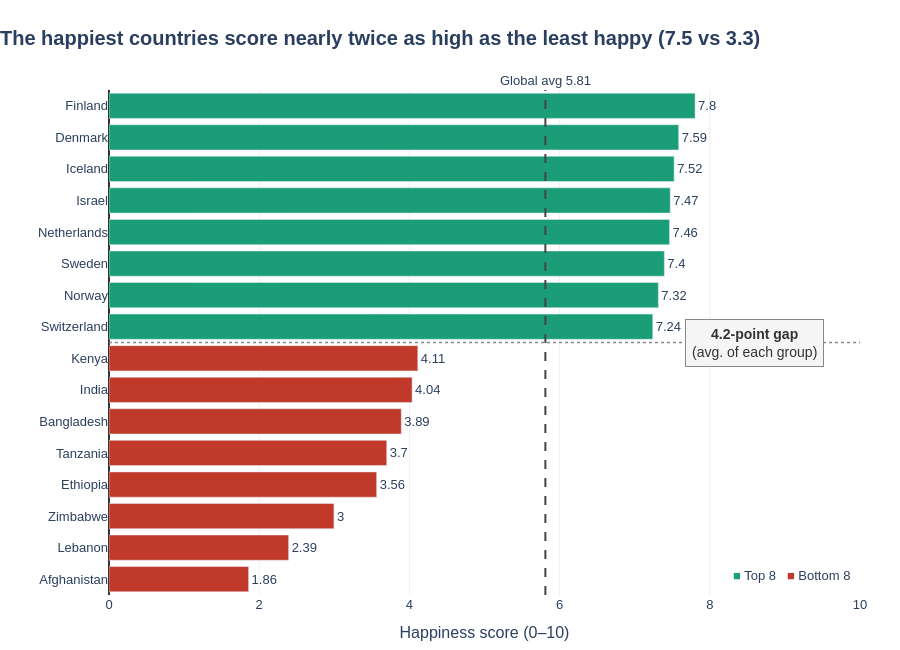

This figure's notebook cell:
### Markdown cell above
---
## Task 2 — Bottom vs. Top: A Contrast Story

**What to build:** A bar chart that highlights the **gap between the happiest and least happy countries**, focusing on a specific insight.

**Requirements:**
- Show the **top 8 AND bottom 8 countries** together (16 bars total)
- Use **colour** to distinguish the two groups (not Plotly's default rainbow)
- Add a **visual separator or annotation** that emphasises the gap
- Insight title that tells the story of the gap

**Hint:** Use `pd.concat([df.nlargest(8,'Happiness_Score'), df.nsmallest(8,'Happiness_Score')])` to get both groups.

**Stretch goal:** Add a vertical reference line showing the global average.

### Code cell
# Task 2: Top 8 vs. Bottom 8 contrast
# ------------------------------------

# Step 1: Get top and bottom countries
top8 = df.nlargest(8, 'Happiness_Score').copy()
top8['Group'] = 'Top 8'
bottom8 = df.nsmallest(8, 'Happiness_Score').copy()
bottom8['Group'] = 'Bottom 8'

combined = pd.concat([bottom8, top8]).sort_values('Happiness_Score')
global_avg = df['Happiness_Score'].mean()
print(f"Global average: {global_avg:.2f}")

# Step 2: Build your chart
# YOUR CODE HERE
top8 = df.nlargest(8, 'Happiness_Score').copy()
top8['Group'] = 'Top 8'
bottom8 = df.nsmallest(8, 'Happiness_Score').copy()
bottom8['Group'] = 'Bottom 8'

combined = pd.concat([bottom8, top8]).sort_values('Happiness_Score')
global_avg = df['Happiness_Score'].mean()
print(f"Global average: {global_avg:.2f}")

color_map = {'Top 8': '#1B9E77', 'Bottom 8': '#C0392B'}
top_mean = top8['Happiness_Score'].mean()
bottom_mean = bottom8['Happiness_Score'].mean()

fig2 = go.Figure(go.Bar(
    x=combined['Happiness_Score'],
    y=combined['Country'],
    orientation='h',
    marker_color=combined['Group'].map(color_map),
    text=combined['Happiness_Score'].round(2),
    textposition='outside',
    cliponaxis=False,
    hovertemplate='%{y}: %{x:.2f}<extra></extra>'
))

# Global average line (stretch goal)
fig2.add_vline(x=global_avg, line_dash='dash', line_color='#444',
               annotation_text=f'Global avg {global_avg:.2f}',
               annotation_position='top')

# Separator between the two groups
fig2.add_hline(y=7.5, line_color='#888', line_width=1.5, line_dash='dot')

# Gap annotation
fig2.add_annotation(
    x=8.6, y=7.5, xref='x', yref='y',
    text=f'<b>{top_mean - bottom_mean:.1f}-point gap</b><br>(avg. of each group)',
    showarrow=False, font=dict(size=14, color='#333'),
    bgcolor='#F5F5F5', bordercolor='#888', borderwidth=1, borderpad=6
)

# Legend substitute
fig2.add_annotation(x=0.99, y=0.02, xref='paper', yref='paper', showarrow=False,
                    text='<span style="color:#1B9E77">■</span> Top 8   '
                         '<span style="color:#C0392B">■</span> Bottom 8',
                    font=dict(size=13), xanchor='right')

fig2.update_layout(
    title=dict(text=(f"<b>The happiest countries score nearly twice as high as the least happy "
                     f"({top_mean:.1f} vs {bottom_mean:.1f})</b>"),
               x=0.0, font=dict(size=20)),
    xaxis=dict(title='Happiness score (0–10)', range=[0, 10],
               showgrid=True, gridcolor='#EEE', zeroline=True, zerolinecolor='#333'),
    yaxis=dict(title=''),
    plot_bgcolor='white', paper_bgcolor='white',
    font=dict(family='Arial', size=13),
    margin=dict(l=20, r=40, t=90, b=50),
    height=650, showlegend=False
)
fig2.show()

### Figure 1 — Plotly figure (JSON) as saved in the notebook; plotly's stock layout.template omitted (floating-point values rounded to 4 significant figures)
{"data": [{"cliponaxis": false, "hovertemplate": "%{y}: %{x:.2f}<extra></extra>", "marker": {"color": ["#C0392B", "#C0392B", "#C0392B", "#C0392B", "#C0392B", "#C0392B", "#C0392B", "#C0392B", "#1B9E77", "#1B9E77", "#1B9E77", "#1B9E77", "#1B9E77", "#1B9E77", "#1B9E77", "#1B9E77"]}, "orientation": "h", "text": [1.86, 2.39, 3.0, 3.56, 3.7, 3.89, 4.04, 4.11, 7.24, 7.32, 7.4, 7.46, 7.47, 7.52, 7.59, 7.8], "textposition": "outside", "type": "bar", "x": [1.859, 2.392, 2.995, 3.564, 3.698, 3.892, 4.036, 4.112, 7.24, 7.315, 7.395, 7.464, 7.473, 7.525, 7.586, 7.804], "y": ["Afghanistan", "Lebanon", "Zimbabwe", "Ethiopia", "Tanzania", "Bangladesh", "India", "Kenya", "Switzerland", "Norway", "Sweden", "Netherlands", "Israel", "Iceland", "Denmark", "Finland"]}], "layout": {"annotations": [{"showarrow": false, "text": "Global avg 5.81", "x": 5.811, "xanchor": "center", "xref": "x", "y": 1, "yanchor": "bottom", "yref": "y domain"}, {"bgcolor": "#F5F5F5", "bordercolor": "#888", "borderpad": 6, "borderwidth": 1, "font": {"color": "#333", "size": 14}, "showarrow": false, "text": "<b>4.2-point gap</b><br>(avg. of each group)", "x": 8.6, "xref": "x", "y": 7.5, "yref": "y"}, {"font": {"size": 13}, "showarrow": false, "text": "<span style=\"color:#1B9E77\">■</span> Top 8   <span style=\"color:#C0392B\">■</span> Bottom 8", "x": 0.99, "xanchor": "right", "xref": "paper", "y": 0.02, "yref": "paper"}], "font": {"family": "Arial", "size": 13}, "height": 650, "margin": {"b": 50, "l": 20, "r": 40, "t": 90}, "paper_bgcolor": "white", "plot_bgcolor": "white", "shapes": [{"line": {"color": "#444", "dash": "dash"}, "type": "line", "x0": 5.811, "x1": 5.811, "xref": "x", "y0": 0, "y1": 1, "yref": "y domain"}, {"line": {"color": "#888", "dash": "dot", "width": 1.5}, "type": "line", "x0": 0, "x1": 1, "xref": "x domain", "y0": 7.5, "y1": 7.5, "yref": "y"}], "showlegend": false, "title": {"font": {"size": 20}, "text": "<b>The happiest countries score nearly twice as high as the least happy (7.5 vs 3.3)</b>", "x": 0}, "xaxis": {"gridcolor": "#EEE", "range": [0, 10], "showgrid": true, "title": {"text": "Happiness score (0–10)"}, "zeroline": true, "zerolinecolor": "#333"}, "yaxis": {"title": {"text": ""}}}}
